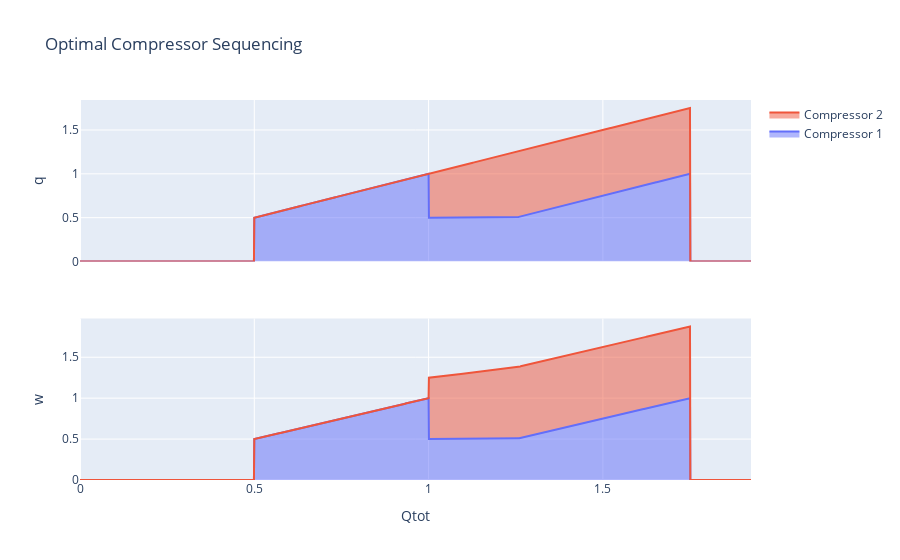

Notebook source saved alongside this figure:
### Code cell
import plotly.graph_objs as go
from plotly.subplots import make_subplots
import pandas as pd

# Create a stacked area chart
fig = make_subplots(rows=2, cols=1, shared_xaxes=True)
colors = px.colors.qualitative.Plotly
for i, c in enumerate(comp_names):
    fig.add_trace(go.Scatter(x=df['Qtot'], y=df[f'{c}: q'], stackgroup='1', name=c, line=dict(color=colors[i])), row=1, col=1)
    fig.add_trace(go.Scatter(x=df['Qtot'], y=df[f'{c}: w'], stackgroup='1', name=c, line=dict(color=colors[i]), showlegend=False), row=2, col=1)
# Customize the chart layout
fig.update_layout(title='Optimal Compressor Sequencing', xaxis2_title='Qtot', yaxis_title='q', yaxis2_title='w', height=600)

# Display the chart
fig.show()

### Figure 1 — Plotly figure (JSON) as saved in the notebook; plotly's stock layout.template omitted (floating-point values rounded to 4 significant figures; data arrays with more than 128 entries replaced by an {"elided": "..."} marker saying what was removed)
{"data": [{"line": {"color": "#636EFA"}, "name": "Compressor 1", "stackgroup": "1", "type": "scatter", "x": {"elided": "1926 float values"}, "xaxis": "x", "y": {"elided": "1926 float values"}, "yaxis": "y"}, {"line": {"color": "#636EFA"}, "name": "Compressor 1", "showlegend": false, "stackgroup": "1", "type": "scatter", "x": {"elided": "1926 float values"}, "xaxis": "x2", "y": {"elided": "1926 float values"}, "yaxis": "y2"}, {"line": {"color": "#EF553B"}, "name": "Compressor 2", "stackgroup": "1", "type": "scatter", "x": {"elided": "1926 float values"}, "xaxis": "x", "y": {"elided": "1926 float values"}, "yaxis": "y"}, {"line": {"color": "#EF553B"}, "name": "Compressor 2", "showlegend": false, "stackgroup": "1", "type": "scatter", "x": {"elided": "1926 float values"}, "xaxis": "x2", "y": {"elided": "1926 float values"}, "yaxis": "y2"}], "layout": {"autosize": true, "title": {"text": "Optimal Compressor Sequencing"}, "xaxis": {"anchor": "y", "autorange": true, "domain": [0, 1], "matches": "x2", "range": [0, 1.925], "showticklabels": false, "type": "linear"}, "xaxis2": {"anchor": "y2", "autorange": true, "domain": [0, 1], "range": [0, 1.925], "title": {"text": "Qtot"}, "type": "linear"}, "yaxis": {"anchor": "x", "autorange": true, "domain": [0.575, 1], "range": [0, 1.842], "title": {"text": "q"}, "type": "linear"}, "yaxis2": {"anchor": "x2", "autorange": true, "domain": [0, 0.425], "range": [0, 1.974], "title": {"text": "w"}, "type": "linear"}}}
